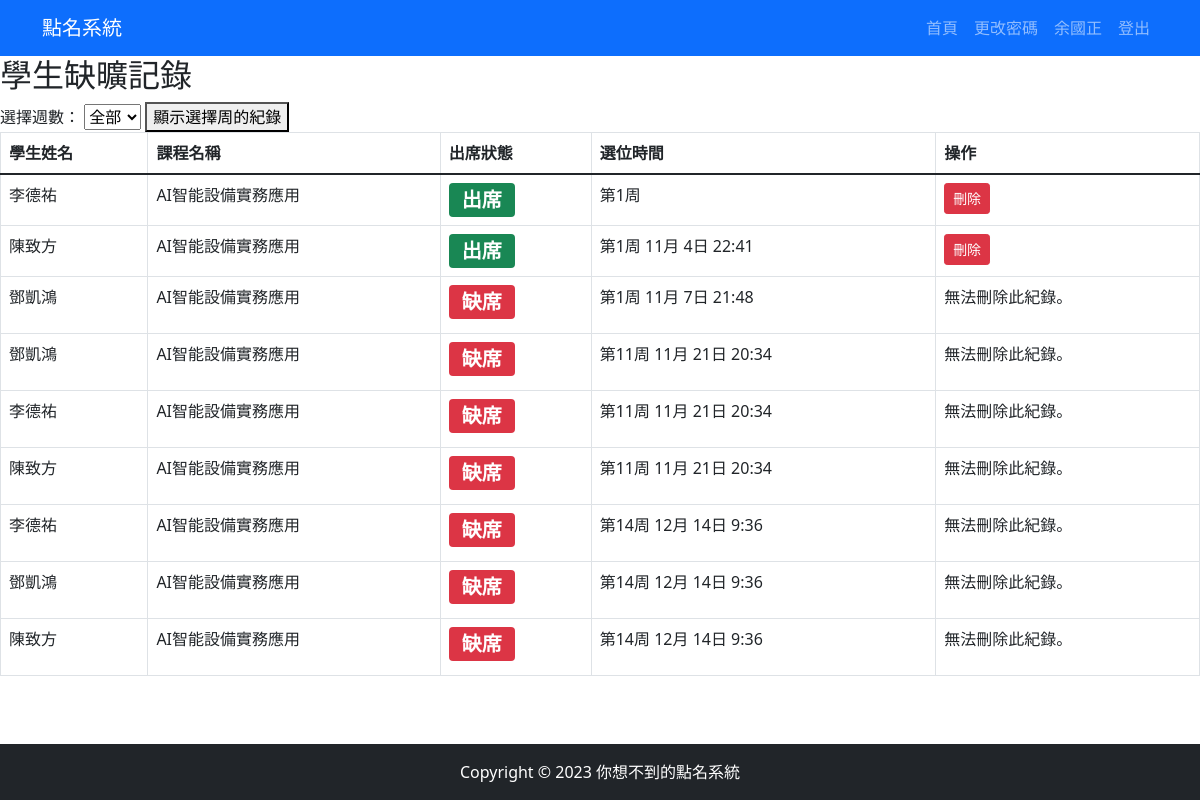
Screenshot of /record/AI智能設備實務應用/ (signed in) with the database file from the repository.
### loginapp/models.py (models this page shows, shortened)
class Teacher(models.Model):
    teacher_key = models.CharField(max_length=20, primary_key=True, verbose_name='教師代碼')
    password = models.CharField(max_length=128, default="123", verbose_name='密碼')
    teacher_name = models.CharField(max_length=4, verbose_name='姓名')
    job_title = models.CharField(max_length=5, verbose_name='職稱')
    teacher_email = models.EmailField(default="12346", max_length=254, verbose_name='email')
    phone = models.CharField(max_length=20, verbose_name='電話')
    seat = models.CharField(max_length=20, verbose_name='研究室位置')
    is_student = models.BooleanField(default=False)
    is_teacher = models.BooleanField(default=True)
    def __str__(self):
        return self.teacher_name
    class Meta:
        verbose_name = '老師'
        verbose_name_plural = '老師列表'

class Course_seat(models.Model):
    WEEK_CHOICES = [(i, f'{i}周') for i in range(1, 19)]  # 生成1到18周的选择项
    id = models.AutoField(primary_key=True, verbose_name='ID')
    student = models.ForeignKey(Student, on_delete=models.CASCADE, verbose_name='學生')
    number = models.IntegerField(default=0, null=True, verbose_name='座位號')
    course = models.ForeignKey(Course, on_delete=models.CASCADE, verbose_name='課程')
    is_absent = models.BooleanField(default=False, verbose_name='是否缺席')
    selection_time = models.DateTimeField(null=True, verbose_name='選課時間')
    week_number = models.IntegerField(choices=WEEK_CHOICES, default=1, verbose_name='周數')
    FIRST_WEEK_START_TIME = datetime(2023, 1, 1)
    def __str__(self):
        return self.student.name
    class Meta:
        verbose_name = '選課座位'
        verbose_name_plural = '選課座位列表'

class Student(models.Model):
    className = models.CharField(max_length=20, verbose_name='班級名稱')
    studentID = models.CharField(max_length=10, primary_key=True, verbose_name='學號')
    name = models.CharField(max_length=30, verbose_name='姓名')
    password = models.CharField(max_length=128, verbose_name='密碼')
    email = models.EmailField(max_length=254, verbose_name='email')
    is_student = models.BooleanField(default=True)
    is_teacher = models.BooleanField(default=False)
    def __str__(self):
        return self.name
    class Meta:
        verbose_name = '學生'
        verbose_name_plural = '學生列表'

class Course(models.Model):
    course_key = models.CharField(
        max_length=20, primary_key=True, default="", verbose_name="課程代碼")  # 課程代碼
    teacher_key = models.ForeignKey(
        Teacher, on_delete=models.CASCADE, verbose_name="教師代碼")  # 教師代碼
    course_name = models.CharField(max_length=20, verbose_name="課程名稱")  # 課程名稱
    department = models.CharField(max_length=20, verbose_name="科系")  # 科系
    course_grade = models.CharField(max_length=20, verbose_name="年級")  # 年級
    course_className = models.CharField(max_length=20, verbose_name="班別")  # 班別
    classroom = models.ForeignKey(
        Classroom, on_delete=models.CASCADE, verbose_name="教室代碼")  # 教室代碼
    seat = models.IntegerField(default=0, verbose_name="座位")  # 座位
    DAY_CHOICES = [
        (1, '星期一'),
        (2, '星期二'),
        (3, '星期三'),
        (4, '星期四'),
        (5, '星期五'),
        (6, '星期六'),
        (7, '星期天'),
    ]
    day_of_week = models.IntegerField(choices=DAY_CHOICES, default=1)
    class_time = models.TimeField(null=True, blank=True)  # 上課時間，默认为null，可以为空
    class Meta:
        verbose_name = '課程'
        verbose_name_plural = '課程列表'

### loginapp/views.py (the view, shortened to what this page needs)
# urls.py: path('record/<str:subject>/', views.record, name='record'),
def record(request, subject):
    username = request.session.get('username')
    position = request.session.get('position')
    current_time = datetime.now()
    weeks_passed = calculate_week_number(current_time)
    all_weeks = range(1, 19)  # 假設週數範圍為1到18
    form = WeekSelectForm(request.GET or None)
    selected_week = form['week_number'].value() if form.is_valid(
    ) and form['week_number'].value() != '' else None
    if selected_week == '':
        selected_week = None
    if position == 'student':
        course_selection = Course_Selection.objects.filter(studentID=username)
        username2 = Student.objects.get(studentID=username)
        course_seats = Course_seat.objects.filter(student=username)
    else:
        course = Course.objects.filter(teacher_key=username)
        username2 = Teacher.objects.get(teacher_key=username)
        if selected_week is not None:
            course_seats = Course_seat.objects.filter(
                week_number=selected_week, course__course_name=subject)
        else:
            course_seats = Course_seat.objects.filter(
                course__course_name=subject)
        print('course_seats', course_seats)
    del_btn = False  # 默认情况下不显示删除按钮
    current_time_minus_10_minutes = current_time - timedelta(minutes=10)
    course_time = Course.objects.get(course_name=subject)
    class_datetime = datetime.combine(datetime.today(), course_time.class_time)
    course_time_start = class_datetime - timedelta(minutes=10)
    course_time_end = class_datetime + timedelta(minutes=10)
    if position == 'teacher':
        course_name = get_object_or_404(Course, course_name=subject)
        selected_students = Course_Selection.objects.filter(
            course_key=course_name)
        course_seats_week = Course_seat.objects.filter(
            course=course_name,
            week_number=weeks_passed
        )
        for student in selected_students:
            existing_record = course_seats_week.filter(
                student=student.studentID).first()
            if not existing_record:
                Course_seat.objects.create(
                    student=student.studentID,
                    number=0,
                    course=course_name,
                    is_absent=True,
                    selection_time=current_time,
                    week_number=weeks_passed
                )
    print(username)
    print(course_seats)
    return render(request, "record.html", {
        "subject": subject,
        "position": position,
        'course_seats': course_seats,
        "username2": username2,
        "del_btn": del_btn,
        "current_time": current_time,
        'current_time_minus_10_minutes': current_time_minus_10_minutes,
        'course_time_start': course_time_start,
        'course_time_end': course_time_end,
        "form": form,
        "all_weeks": all_weeks,
        "selected_week": selected_week,
    })

### loginapp/forms.py
class WeekSelectForm(forms.Form):
    week_number = forms.IntegerField()

### loginapp/views.py (called while the page is built)
def calculate_week_number(current_time):
    first_week_start_time = datetime(2023, 9, 10)
    weeks_passed = (current_time - first_week_start_time).days // 7 + 1
    return weeks_passed

### templates/record.html (shortened to what this page needs)
{% extends 'base.html' %}
{% block content %}
<h2>學生缺曠記錄</h2>
{% if position == 'teacher' %}
    <form method="get" action="">
        <label for="week_number">選擇週數：</label>
        <select id="week_number" name="week_number">
            <option value="">全部</option>
        </select>
        <button type="submit">顯示選擇周的紀錄</button>
    </form>
{% endif %}
<table class="table table-bordered">
    <thead>
        <tr>
            <th>學生姓名</th>
            <th>課程名稱</th>
            <th>出席狀態</th>
            <th>選位時間</th>
            <th>操作</th>
        </tr>
    </thead>
    <tbody>
        {% for course_seat in course_seats %}
            {% if course_seat.course.course_name == subject %}
                <tr>
                    <td>{{ course_seat.student }}</td>
                    <td>{{ course_seat.course.course_name }}</td>
                    <td>
                        {% if course_seat.is_absent  %}
                            <span class="badge bg-danger fs-5">缺席</span>
                        {% else %}
                            <span class="badge bg-success fs-5">出席</span>
                        {% endif %}
                    </td>
                    <td>
                        第{{ course_seat.week_number }}周{{ course_seat.selection_time|date:" n月 j日 G:i" }}
                    </td>
                    <td class="delete-button">
                        {% if course_seat.is_absent %}
                            <p>無法刪除此紀錄。</p>
                        {% else %}
                            {% if course_time_start|date:"U" < current_time|date:"U" and current_time|date:"U" < course_time_end|date:"U" and course_seat.selection_time.date == current_time.date or position == 'teacher'%}
                                <form action="{% url 'record' subject=subject %}" method="post">
                                    <button type="submit" class="btn btn-danger btn-sm">刪除</button>
                                </form>
                            {% else %}
                                <p>無法刪除此紀錄。</p>
                            {% endif %}
                        {% endif %}
                    </td>
                </tr>
            {% endif %}
        {% endfor %}
    </tbody>
</table>
{% endblock %}

### templates/base.html (shortened to what this page needs)
<!doctype html>
{% load static %}
<html lang="en">
    <head>
        <link href="https://cdn.jsdelivr.net/npm/bootstrap@5.1.1/dist/css/bootstrap.min.css" rel="stylesheet"
>
    </head>
    <body>
        <nav class="navbar navbar-expand-lg navbar-dark bg-primary">
            <div class="container">
                <a class="navbar-brand" href="">點名系統</a>
                <div>
                    <ul class="navbar-nav">
                        <li class="nav-item">
                            <a class="nav-link" href="/index/">首頁</a>
                        </li>
                        <li class="nav-item">
                            <a class="nav-link" href="/change-password/">更改密碼</a>
                        </li>
                        {% if request.session.username %}
                        <li class="nav-item ">
                            <a class="nav-link" href="/index/">{{ username2 }}</a>
                        </li>
                        {% else %}
                        <li class="nav-item">
                            <a class="nav-link" href="/login/">登入</a>
                        </li>
                        {% endif %}
                        <li class="nav-item">
                            <a class="nav-link" href="/logout">登出</a>
                        </li>
                    </ul>
                </div>
            </div>
         </nav>
        {% block content %}{% endblock  %}
        <div>
           <br><br><br>
        </div>
        <footer class="py-3 bg-dark fixed-bottom">
           <div class="container">
               <p class="m-0 text-center text-white">Copyright &copy; 2023 你想不到的點名系統 </p>
           </div>
        </footer>
    </body>
</html>

### rows the page displays
Teacher: teacher_name "余國正"
Course_seat: student "李德祐", course.course_name "AI智能設備實務應用", is_absent "出席", week_number "1"
Course_seat: student "陳致方", course.course_name "AI智能設備實務應用", is_absent "出席", week_number "1", selection_time "11月 4日 22:41"
Course_seat: student "鄧凱鴻", course.course_name "AI智能設備實務應用", is_absent "缺席", week_number "1", selection_time "11月 7日 21:48"
Course_seat: student "鄧凱鴻", course.course_name "AI智能設備實務應用", is_absent "缺席", week_number "11", selection_time "11月 21日 20:34"
Course_seat: student "李德祐", course.course_name "AI智能設備實務應用", is_absent "缺席", week_number "11", selection_time "11月 21日 20:34"
Course_seat: student "陳致方", course.course_name "AI智能設備實務應用", is_absent "缺席", week_number "11", selection_time "11月 21日 20:34"
